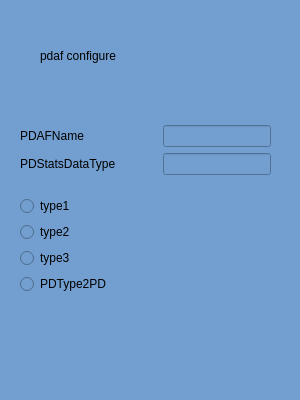
<?xml version="1.0" encoding="UTF-8"?>
<ui version="4.0">
 <class>PdafConfig</class>
 <widget class="QWidget" name="PdafConfig">
  <property name="geometry">
   <rect>
    <x>0</x>
    <y>0</y>
    <width>300</width>
    <height>400</height>
   </rect>
  </property>
  <property name="minimumSize">
   <size>
    <width>300</width>
    <height>400</height>
   </size>
  </property>
  <property name="maximumSize">
   <size>
    <width>300</width>
    <height>400</height>
   </size>
  </property>
  <property name="windowTitle">
   <string>Form</string>
  </property>
  <property name="styleSheet">
   <string notr="true">background-color: rgb(114, 159, 207);</string>
  </property>
  <widget class="QLabel" name="label">
   <property name="geometry">
    <rect>
     <x>40</x>
     <y>30</y>
     <width>221</width>
     <height>51</height>
    </rect>
   </property>
   <property name="styleSheet">
    <string notr="true">font: 25 28pt &quot;Microsoft YaHei UI Light&quot;;</string>
   </property>
   <property name="text">
    <string>pdaf configure</string>
   </property>
  </widget>
  <widget class="QWidget" name="">
   <property name="geometry">
    <rect>
     <x>20</x>
     <y>110</y>
     <width>251</width>
     <height>201</height>
    </rect>
   </property>
   <layout class="QVBoxLayout" name="verticalLayout_3">
    <item>
     <layout class="QVBoxLayout" name="verticalLayout">
      <item>
       <layout class="QHBoxLayout" name="horizontalLayout" stretch="0,0,0">
        <item>
         <widget class="QLabel" name="label_2">
          <property name="text">
           <string>PDAFName</string>
          </property>
         </widget>
        </item>
        <item>
         <spacer name="horizontalSpacer">
          <property name="orientation">
           <enum>Qt::Horizontal</enum>
          </property>
          <property name="sizeHint" stdset="0">
           <size>
            <width>40</width>
            <height>20</height>
           </size>
          </property>
         </spacer>
        </item>
        <item>
         <widget class="QLineEdit" name="le_PDAFName"/>
        </item>
       </layout>
      </item>
      <item>
       <layout class="QHBoxLayout" name="horizontalLayout_2" stretch="0,0,0">
        <item>
         <widget class="QLabel" name="label_3">
          <property name="text">
           <string>PDStatsDataType</string>
          </property>
         </widget>
        </item>
        <item>
         <spacer name="horizontalSpacer_2">
          <property name="orientation">
           <enum>Qt::Horizontal</enum>
          </property>
          <property name="sizeHint" stdset="0">
           <size>
            <width>40</width>
            <height>20</height>
           </size>
          </property>
         </spacer>
        </item>
        <item>
         <widget class="QLineEdit" name="le_PDStatsDataType"/>
        </item>
       </layout>
      </item>
     </layout>
    </item>
    <item>
     <layout class="QVBoxLayout" name="verticalLayout_2">
      <item>
       <widget class="QRadioButton" name="select_type1">
        <property name="text">
         <string>type1</string>
        </property>
       </widget>
      </item>
      <item>
       <widget class="QRadioButton" name="select_type2">
        <property name="text">
         <string>type2</string>
        </property>
       </widget>
      </item>
      <item>
       <widget class="QRadioButton" name="select_type3">
        <property name="text">
         <string>type3</string>
        </property>
       </widget>
      </item>
      <item>
       <widget class="QRadioButton" name="select_PDType2PD">
        <property name="text">
         <string>PDType2PD</string>
        </property>
       </widget>
      </item>
     </layout>
    </item>
   </layout>
  </widget>
 </widget>
 <resources/>
 <connections/>
</ui>
